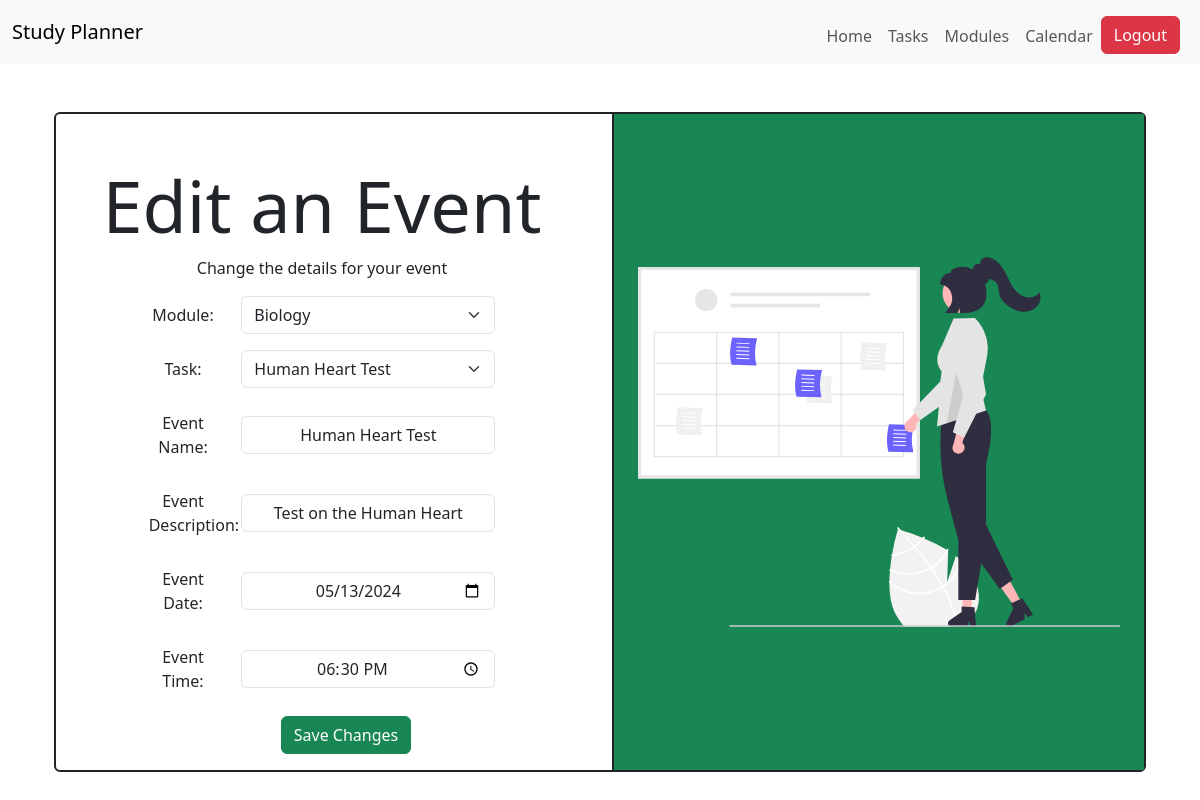
Page /Events/edit/1/4 (signed in) on the earlier database version.
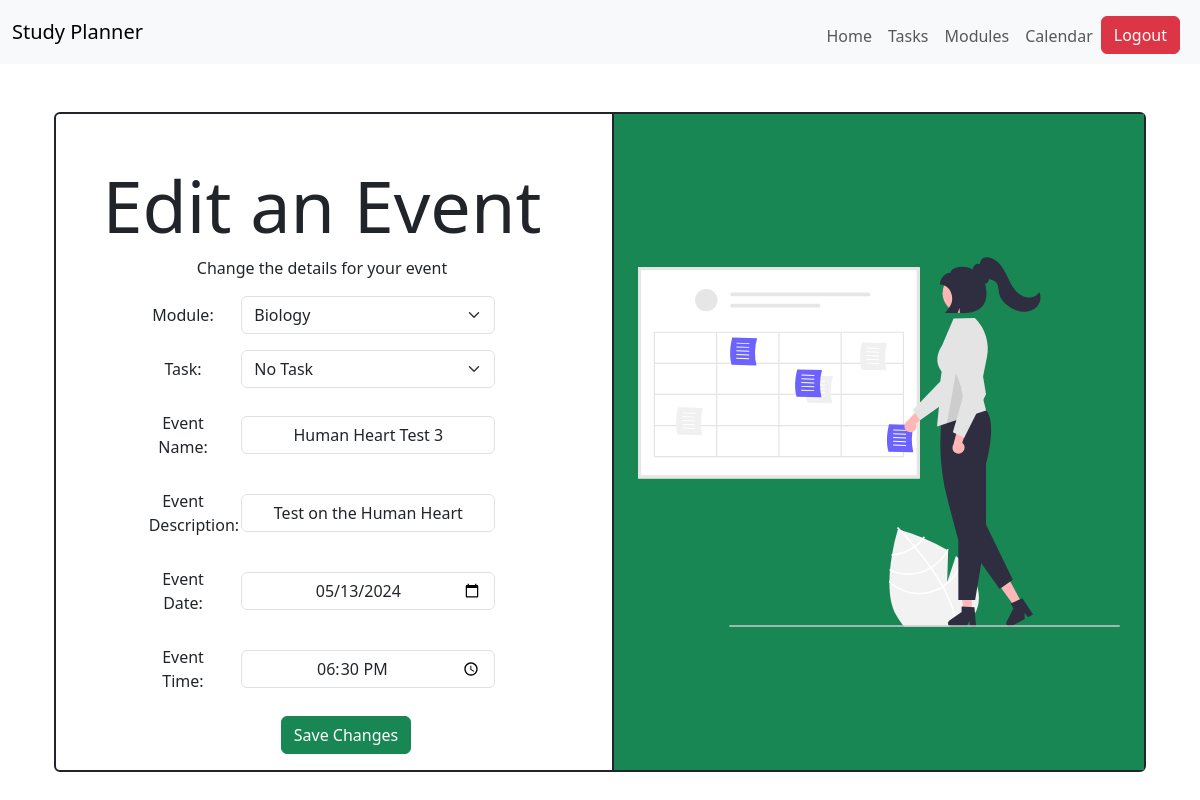
Same page on the later database version.
### StudyPlanner/models.py (models this page shows)
class Event(db.Model):
    id = db.Column(db.Integer, primary_key=True)
    user = db.Column(db.Integer, db.ForeignKey('user.id'))
    module = db.Column(db.Integer, db.ForeignKey('module.id', ondelete="CASCADE"))
    task = db.Column(db.Integer, db.ForeignKey('task.id', ondelete="CASCADE"))
    name = db.Column(db.String(100), nullable=False)
    description = db.Column(db.String(256), nullable=False)
    creation_date = db.Column(db.DateTime, default= datetime.datetime.now(datetime.UTC))
    due_date = db.Column(db.DateTime, nullable=False)
    tasks = db.relationship('Task', backref='task', primaryjoin="Event.id==Task.event", post_update=True,  cascade='save-update, merge, delete, delete-orphan')

### StudyPlanner/core.py (the view, shortened to what this page needs)
@bp.route("/Events/edit/<int:author>/<int:event_id>", methods=['GET', 'POST'])
@login_required
def editEvent(author, event_id):
    if author != current_user.id:
        return redirect(url_for('core.calendarPage'))
    event = Event.query.filter_by(id=event_id).first()
    date = str(event.due_date)
    date = date.split(" ")
    due_date = date[0]
    due_time = date[1]
    due_time = due_time[:-3]
    return render_template("core/editEvent.html", event=event, due_date=due_date, due_time=due_time)

### StudyPlanner/__init__.py (called while the page is built)
def create_app():
    app = Flask(__name__)
    app.config['SECRET_KEY'] = 'd71da3aa16a41e7005859041a8063229c1e84514118c8a41b0a03438225499e6'
    app.config['SQLALCHEMY_DATABASE_URI'] = 'sqlite:///db.sqlite'
    db.init_app(app)
    with app.app_context():
        db.create_all()
    from StudyPlanner import auth, core
    app.register_blueprint(auth.bp)
    app.register_blueprint(core.bp)
    login_manager = LoginManager()
    login_manager.login_view = 'auth.login'
    login_manager.init_app(app)
    @login_manager.user_loader
    def load_user(user_id):
        return User.query.get(int(user_id))
    return app

### StudyPlanner/templates/core/editEvent.html (shortened to what the changed rows need)
{% extends "base.html" %}
{% block content %}
<div class="container-sm text-center mt-5">
    <div class="container-sm m-auto">
        <div class="border border-2 rounded-2 border-dark">
            <div class="row">
                <div class="col">
                    <h1 class="text-center display-2 mt-5">Edit an Event</h1>
                    <form action="{{ url_for('core.editEvent', author=event.user, event_id=event.id) }}" method="post">
                        <div class="row mb-3 d-flex align-items-center justify-content-center">
                            <div class="col-sm-6">
                                <select class="form-select" name="module" aria-label="Select task">
                                    <option selected value="none">No Task</option>
                                    {% for task in current_user.tasks %}
                                        {% if task.id==event.task %}
                                            <option selected value="{{ task.id }}">{{ task.name }}</option>
                                        {% else %}
                                            <option value="{{ task.id }}">{{ task.name }}</option>
                                        {% endif %}
                                    {% endfor %}
                                </select>
                            </div>
                        </div>
                        <div class="row mb-3 d-flex align-items-center justify-content-center">
                            <div class="col-sm-6">
                                <input class="form-control" type="text" name="name" value="{{ event.name }}">
                            </div>
                        </div>
                        <div class="row mb-3 d-flex align-items-center justify-content-center">
                            <div class="col-sm-6">
                                <input class="form-control" type="text" name="description" value="{{ event.description }}">
                            </div>
                        </div>
                    </form>
                </div>
            </div>
        </div>
    </div>
</div>
{% endblock %}

Differences in the rows shown:
changed Event "Test on the Human Heart": name "Human Heart Test" → "Human Heart Test 3"
Other differences:
form field module: "Human Heart Test" → "No Task"
